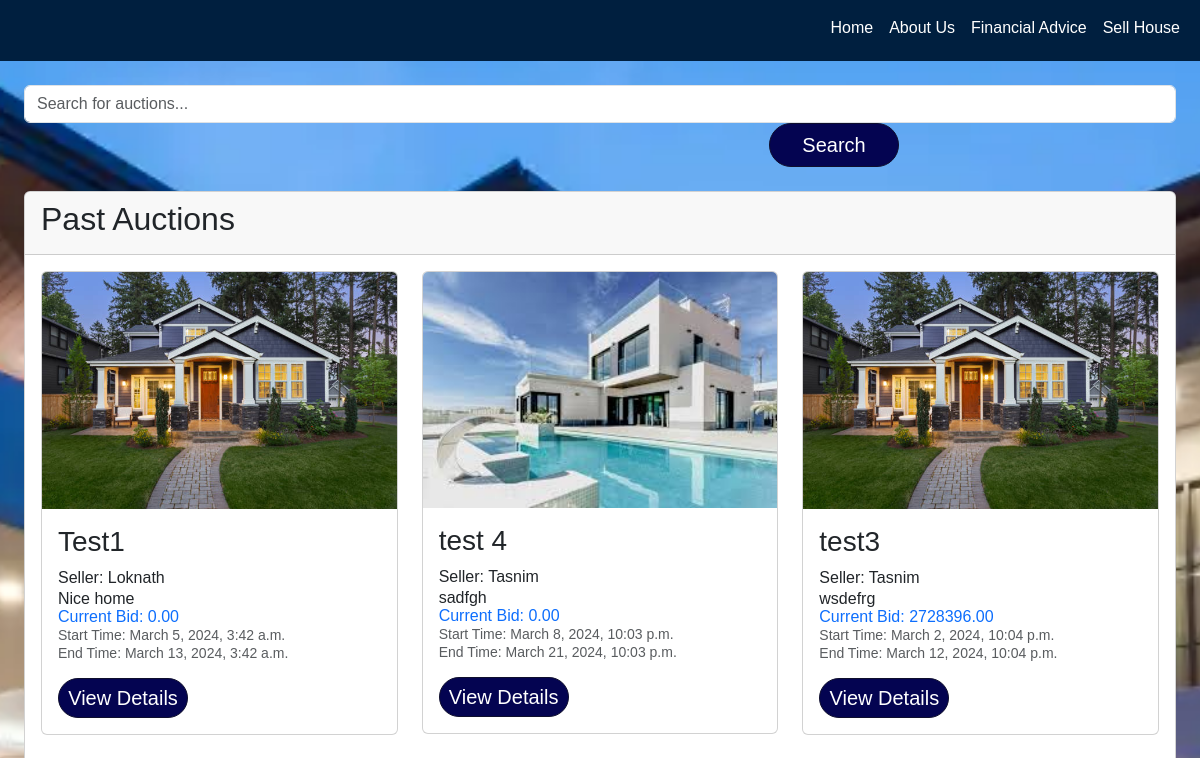
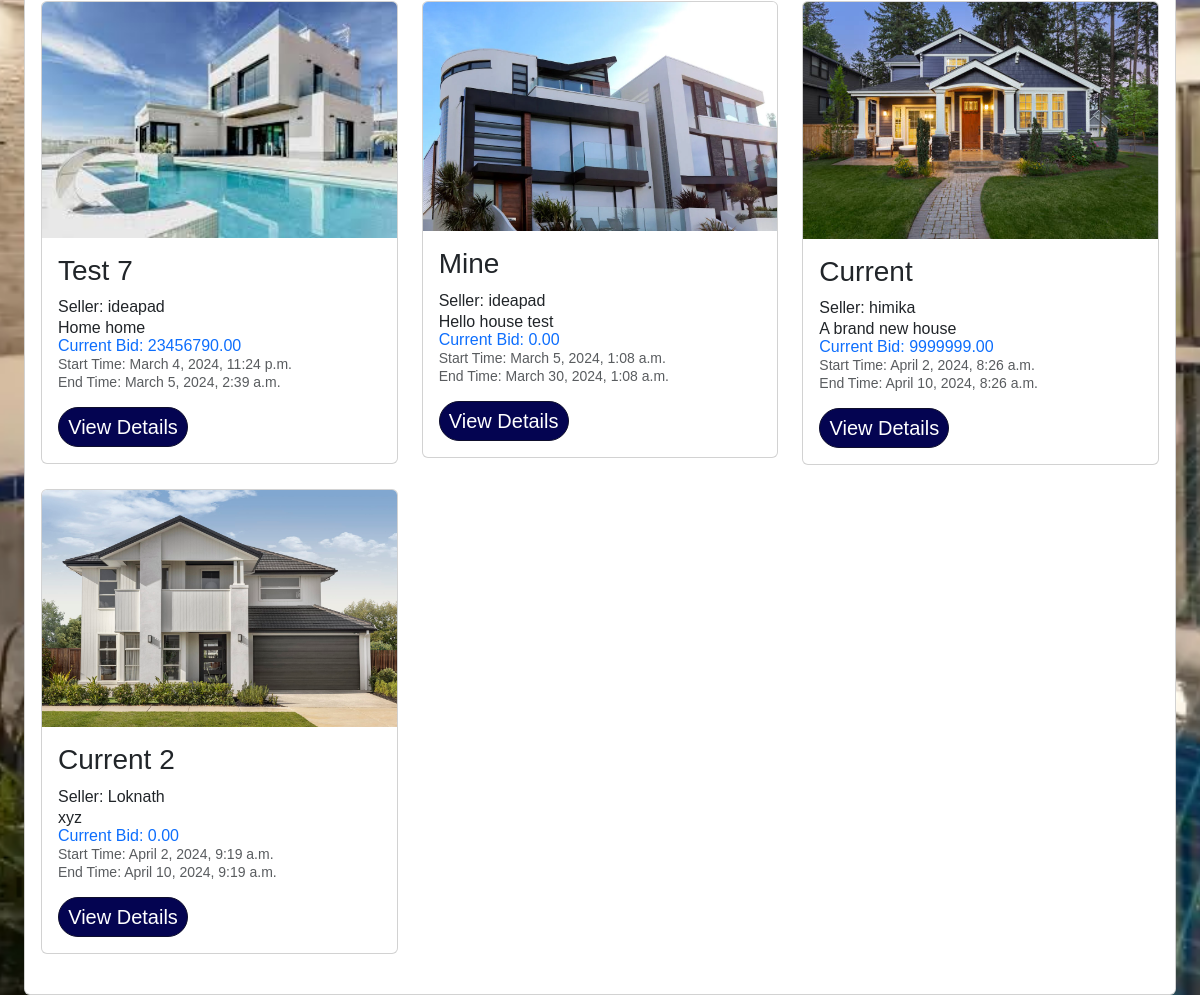
Screenshot of /past-auction-items/ with the database file from the repository (2 pictures, top to bottom).
### website/models.py (models this page shows, shortened)
class AuctionItem(models.Model):
    title = models.CharField(max_length=255)
    description = models.TextField()
    address = models.CharField(max_length=255)
    start_price = models.DecimalField(max_digits=10, decimal_places=2)
    current_bid = models.DecimalField(max_digits=10, decimal_places=2, default=0.00)
    current_bid_by = models.ForeignKey(User, on_delete=models.CASCADE,null=True, blank=True, related_name='bids_made')
    created_by = models.ForeignKey(User, on_delete=models.CASCADE, related_name='auction_items_created')
    start_time = models.DateTimeField()
    end_time = models.DateTimeField()
    image = models.ImageField(upload_to='auction_item_images/', blank=True, null=True)

### website/views.py (the view)
# urls.py: path('past-auction-items/', views.past_auction_items, name='past_auction_items'),
def past_auction_items(request):
    current_time = timezone.now()
    past_auctions = AuctionItem.objects.filter(start_time__lt=current_time,end_time__lt=current_time)
    return render(request, 'past_auction_items.html', {
        'past_auctions': past_auctions,
    })

### website/templates/past_auction_items.html
{% extends 'base.html' %}
{% block content %}
<div class="container mt-4">
    <div class="search-container text-center mb-4">
        <form action="{% url 'website:search_upcoming_auctions' %}" method="GET" class="form-inline">
            <input type="text" class="form-control" placeholder="Search for auctions..." name="query" required>
            <button type="submit" class="btn btn-primary">Search</button>
        </form>
    </div>
    <div class="card-deck">
        <div class="card">
            <div class="card-header">
                <h2>Past Auctions</h2>
            </div>
            <div class="card-body">
                <div class="row">
                    {% for auction in past_auctions %}
                    <div class="col-md-4 mb-4">
                        <div class="card">
                            {% if auction.image %}
                            <img src="{{ auction.image.url }}" alt="{{ auction.title }} Image" class="card-img-top">
                            {% endif %}
                            <div class="card-body">
                                <h3 class="card-title">{{ auction.title }}</h3>
                                <h10 class="card-text text-dark">Seller: {{ auction.created_by.username }}</h10><br>
                                <p class="card-text text-dark mb-0">{{ auction.description|truncatewords:15 }}</p>
                                <p class="card-text font-weight-bold text-primary mb-0">
                                    Current Bid: {{ auction.current_bid }}
                                </p>
                                <p class="card-text mb-3">
                                    <small class="text-muted">
                                        Start Time: <span class="start-time">{{ auction.start_time }}</span><br>
                                        End Time: {{ auction.end_time }}
                                    </small>
                                </p>
                                <a href="{% url 'website:auction_detail' auction.id %}" class="btn btn-sm btn-primary">View Details</a>
                            </div>
                        </div>
                    </div>
                    {% endfor %}
                </div>
            </div>
        </div>
    </div>
</div>
{% endblock %}

### static/base.css (style rules this page uses)
body { font-family: Arial, sans-serif; background-image: url('background.webp'); background-size: cover; background-position: center; background-repeat: no-repeat; min-height: 100vh; }
.container { max-width: 1200px; margin: 0 auto; }
.container p { color: #ffffff; font: 1em Arial, sans-serif; margin-bottom: 50px; }
.btn { font-size: 20px; color: #fff; background-color: rgb(4, 4, 81); text-decoration: none; border-radius: 5px; transition: all 0.3s ease; }
.btn-primary { width: 130px; border-color: #0f0f2d; border-radius: 30px; margin-right: 8px; }
form button { margin-left: calc(50% - 100px); width: 200px; }

### rows the page displays
AuctionItem: image (picture), title "Test1", created_by.username "Loknath", description "Nice home", current_bid "0.00", start_time "March 5, 2024, 3:42 a.m.", end_time "March 13, 2024, 3:42 a.m."
AuctionItem: image (picture), title "test 4", created_by.username "Tasnim", description "sadfgh", current_bid "0.00", start_time "March 8, 2024, 10:03 p.m.", end_time "March 21, 2024, 10:03 p.m."
AuctionItem: image (picture), title "test3", created_by.username "Tasnim", description "wsdefrg", current_bid "2728396.00", start_time "March 2, 2024, 10:04 p.m.", end_time "March 12, 2024, 10:04 p.m."
AuctionItem: image (picture), title "Test 7", created_by.username "ideapad", description "Home home", current_bid "23456790.00", start_time "March 4, 2024, 11:24 p.m.", end_time "March 5, 2024, 2:39 a.m."
AuctionItem: image (picture), title "Mine", created_by.username "ideapad", description "Hello house test", current_bid "0.00", start_time "March 5, 2024, 1:08 a.m.", end_time "March 30, 2024, 1:08 a.m."
AuctionItem: image (picture), title "Current", created_by.username "himika", description "A brand new house", current_bid "9999999.00", start_time "April 2, 2024, 8:26 a.m.", end_time "April 10, 2024, 8:26 a.m."
AuctionItem: image (picture), title "Current 2", created_by.username "Loknath", description "xyz", current_bid "0.00", start_time "April 2, 2024, 9:19 a.m.", end_time "April 10, 2024, 9:19 a.m."
